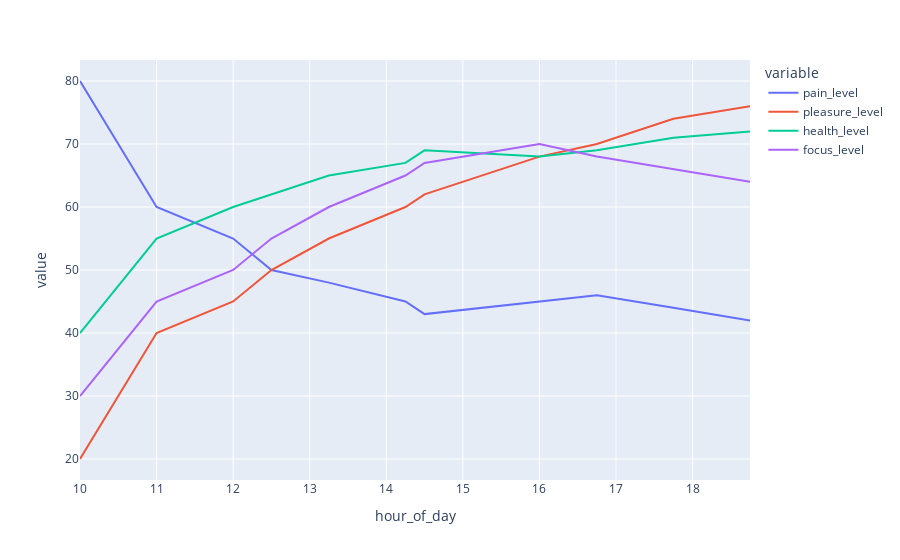

This figure's notebook cell:
### Code cell
df.set_index("hour_of_day").plot()

### Figure 1 — Plotly figure (JSON) as saved in the notebook; plotly's stock layout.template omitted (floating-point values rounded to 4 significant figures)
{"data": [{"hovertemplate": "variable=pain_level<br>hour_of_day=%{x}<br>value=%{y}<extra></extra>", "legendgroup": "pain_level", "line": {"color": "#636efa", "dash": "solid"}, "marker": {"symbol": "circle"}, "mode": "lines", "name": "pain_level", "orientation": "v", "showlegend": true, "type": "scatter", "x": [10.0, 11.0, 12.0, 12.5, 13.25, 14.25, 14.5, 16.0, 16.75, 17.75, 18.75], "xaxis": "x", "y": [80, 60, 55, 50, 48, 45, 43, 45, 46, 44, 42], "yaxis": "y"}, {"hovertemplate": "variable=pleasure_level<br>hour_of_day=%{x}<br>value=%{y}<extra></extra>", "legendgroup": "pleasure_level", "line": {"color": "#EF553B", "dash": "solid"}, "marker": {"symbol": "circle"}, "mode": "lines", "name": "pleasure_level", "orientation": "v", "showlegend": true, "type": "scatter", "x": [10.0, 11.0, 12.0, 12.5, 13.25, 14.25, 14.5, 16.0, 16.75, 17.75, 18.75], "xaxis": "x", "y": [20, 40, 45, 50, 55, 60, 62, 68, 70, 74, 76], "yaxis": "y"}, {"hovertemplate": "variable=health_level<br>hour_of_day=%{x}<br>value=%{y}<extra></extra>", "legendgroup": "health_level", "line": {"color": "#00cc96", "dash": "solid"}, "marker": {"symbol": "circle"}, "mode": "lines", "name": "health_level", "orientation": "v", "showlegend": true, "type": "scatter", "x": [10.0, 11.0, 12.0, 12.5, 13.25, 14.25, 14.5, 16.0, 16.75, 17.75, 18.75], "xaxis": "x", "y": [40, 55, 60, 62, 65, 67, 69, 68, 69, 71, 72], "yaxis": "y"}, {"hovertemplate": "variable=focus_level<br>hour_of_day=%{x}<br>value=%{y}<extra></extra>", "legendgroup": "focus_level", "line": {"color": "#ab63fa", "dash": "solid"}, "marker": {"symbol": "circle"}, "mode": "lines", "name": "focus_level", "orientation": "v", "showlegend": true, "type": "scatter", "x": [10.0, 11.0, 12.0, 12.5, 13.25, 14.25, 14.5, 16.0, 16.75, 17.75, 18.75], "xaxis": "x", "y": [30, 45, 50, 55, 60, 65, 67, 70, 68, 66, 64], "yaxis": "y"}], "layout": {"legend": {"title": {"text": "variable"}, "tracegroupgap": 0}, "margin": {"t": 60}, "xaxis": {"anchor": "y", "domain": [0, 1], "title": {"text": "hour_of_day"}}, "yaxis": {"anchor": "x", "domain": [0, 1], "title": {"text": "value"}}}}
